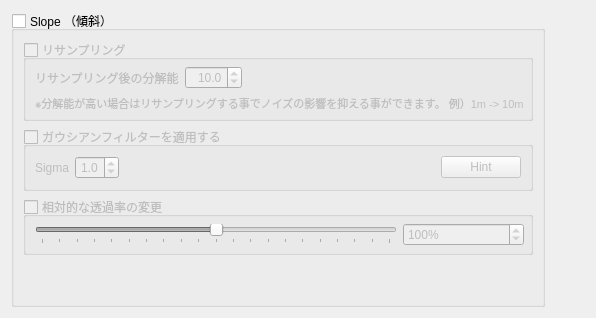
     <widget class="QWidget" name="tab">
      <attribute name="title">
       <string>Slope</string>
      </attribute>
      <layout class="QHBoxLayout" name="horizontalLayout_5">
       <item>
        <widget class="QGroupBox" name="gpBox_Slope">
         <property name="title">
          <string>Slope （傾斜） </string>
         </property>
         <property name="checkable">
          <bool>true</bool>
         </property>
         <property name="checked">
          <bool>false</bool>
         </property>
         <layout class="QVBoxLayout" name="verticalLayout_5">
          <item>
           <widget class="QGroupBox" name="gpBox_SlopeResample">
            <property name="title">
             <string>リサンプリング</string>
            </property>
            <property name="checkable">
             <bool>true</bool>
            </property>
            <property name="checked">
             <bool>false</bool>
            </property>
            <layout class="QVBoxLayout" name="verticalLayout">
             <property name="topMargin">
              <number>6</number>
             </property>
             <property name="rightMargin">
              <number>6</number>
             </property>
             <property name="bottomMargin">
              <number>6</number>
             </property>
             <item>
              <layout class="QGridLayout" name="gl_5">
               <item row="0" column="1">
                <widget class="QgsDoubleSpinBox" name="spinBoxF_ResampleResol">
                 <property name="alignment">
                  <set>Qt::AlignRight|Qt::AlignTrailing|Qt::AlignVCenter</set>
                 </property>
                 <property name="suffix">
                  <string/>
                 </property>
                 <property name="decimals">
                  <number>1</number>
                 </property>
                 <property name="singleStep">
                  <double>0.500000000000000</double>
                 </property>
                 <property name="value">
                  <double>10.000000000000000</double>
                 </property>
                 <property name="showClearButton">
                  <bool>false</bool>
                 </property>
                </widget>
               </item>
               <item row="0" column="0">
                <widget class="QLabel" name="l_16">
                 <property name="text">
                  <string>リサンプリング後の分解能</string>
                 </property>
                 <property name="margin">
                  <number>0</number>
                 </property>
                </widget>
               </item>
               <item row="0" column="2">
                <spacer name="hS_7">
                 <property name="orientation">
                  <enum>Qt::Horizontal</enum>
                 </property>
                 <property name="sizeHint" stdset="0">
                  <size>
                   <width>40</width>
                   <height>20</height>
                  </size>
                 </property>
                </spacer>
               </item>
              </layout>
             </item>
             <item>
              <widget class="QLabel" name="l_5">
               <property name="text">
                <string>&lt;html&gt;&lt;head/&gt;&lt;body&gt;&lt;p&gt;&lt;span style=&quot; font-size:8pt;&quot;&gt;※分解能が高い場合はリサンプリングする事でノイズの影響を抑える事ができます。 例）1m -&amp;gt; 10m&lt;/span&gt;&lt;/p&gt;&lt;/body&gt;&lt;/html&gt;</string>
               </property>
              </widget>
             </item>
            </layout>
           </widget>
          </item>
          <item>
           <widget class="QGroupBox" name="gpBox_SlopeGauss">
            <property name="title">
             <string>ガウシアンフィルターを適用する</string>
            </property>
            <property name="checkable">
             <bool>true</bool>
            </property>
            <property name="checked">
             <bool>false</bool>
            </property>
            <layout class="QVBoxLayout" name="verticalLayout_3">
             <item>
              <layout class="QGridLayout" name="gL_6">
               <item row="0" column="3">
                <spacer name="hS_8">
                 <property name="orientation">
                  <enum>Qt::Horizontal</enum>
                 </property>
                 <property name="sizeHint" stdset="0">
                  <size>
                   <width>40</width>
                   <height>20</height>
                  </size>
                 </property>
                </spacer>
               </item>
               <item row="0" column="2">
                <widget class="QgsDoubleSpinBox" name="spinBoxF_SlopeGaussSigma">
                 <property name="alignment">
                  <set>Qt::AlignRight|Qt::AlignTrailing|Qt::AlignVCenter</set>
                 </property>
                 <property name="decimals">
                  <number>1</number>
                 </property>
                 <property name="maximum">
                  <double>5.000000000000000</double>
                 </property>
                 <property name="singleStep">
                  <double>0.100000000000000</double>
                 </property>
                 <property name="value">
                  <double>1.000000000000000</double>
                 </property>
                 <property name="showClearButton">
                  <bool>false</bool>
                 </property>
                </widget>
               </item>
               <item row="0" column="1">
                <widget class="QLabel" name="l_18">
                 <property name="text">
                  <string>Sigma</string>
                 </property>
                </widget>
               </item>
               <item row="0" column="4">
                <widget class="QPushButton" name="pushBtn_GaussHint">
                 <property name="text">
                  <string>Hint</string>
                 </property>
                </widget>
               </item>
              </layout>
             </item>
            </layout>
           </widget>
          </item>
          <item>
           <widget class="QGroupBox" name="gpBox_SlopeAlpha">
            <property name="title">
             <string>相対的な透過率の変更</string>
            </property>
            <property name="checkable">
             <bool>true</bool>
            </property>
            <property name="checked">
             <bool>false</bool>
            </property>
            <layout class="QGridLayout" name="gridLayout_6" columnstretch="3,1">
             <property name="topMargin">
              <number>6</number>
             </property>
             <property name="rightMargin">
              <number>6</number>
             </property>
             <property name="bottomMargin">
              <number>6</number>
             </property>
             <item row="0" column="0">
              <widget class="QSlider" name="hSlider_SlopeAlpha">
               <property name="maximum">
                <number>200</number>
               </property>
               <property name="value">
                <number>100</number>
               </property>
               <property name="orientation">
                <enum>Qt::Horizontal</enum>
               </property>
               <property name="tickPosition">
                <enum>QSlider::TicksBelow</enum>
               </property>
              </widget>
             </item>
             <item row="0" column="1">
              <widget class="QgsSpinBox" name="spinBoxInt_SlopeAlpha">
               <property name="suffix">
                <string>%</string>
               </property>
               <property name="maximum">
                <number>200</number>
               </property>
               <property name="value">
                <number>100</number>
               </property>
               <property name="showClearButton">
                <bool>false</bool>
               </property>
              </widget>
             </item>
            </layout>
           </widget>
          </item>
          <item>
           <spacer name="vS">
            <property name="orientation">
             <enum>Qt::Vertical</enum>
            </property>
            <property name="sizeHint" stdset="0">
             <size>
              <width>20</width>
              <height>40</height>
             </size>
            </property>
           </spacer>
          </item>
         </layout>
        </widget>
       </item>
       <item>
        <spacer name="hS_4">
         <property name="orientation">
          <enum>Qt::Horizontal</enum>
         </property>
         <property name="sizeHint" stdset="0">
          <size>
           <width>40</width>
           <height>20</height>
          </size>
         </property>
        </spacer>
       </item>
      </layout>
     </widget>
